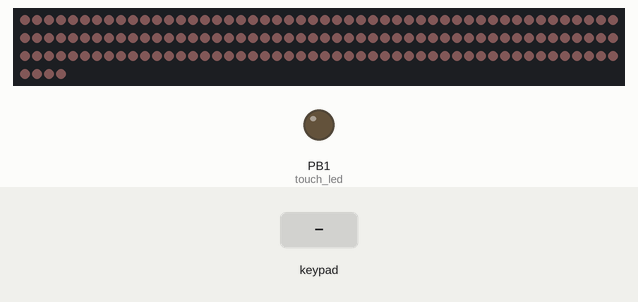
Simulated run of this sketch. Board: ATtiny85, built with avr-gcc and run on an emulated ATtiny85. Shown: 154 RGB LEDs in strip order, left to right, continuing on the next row, output pins drawn as LEDs (lit = HIGH). Dashed ring = blinking. Inputs (shaded band) come from the test bench. Dim RGB values are drawn brighter than linear; what the sketch prints to the serial monitor is not drawn.

Above: at 1.2 s.
1.3 s: key '0' pressed
At 1.38 s:
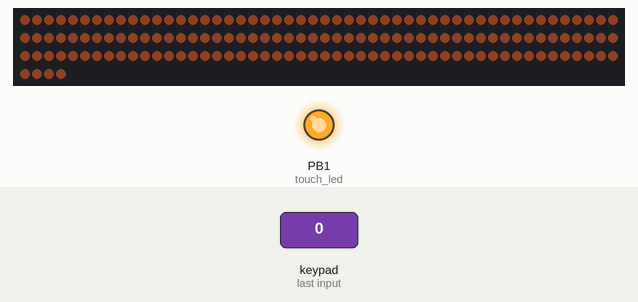
2.9 s: keypad keys 1 2 pressed 0.4 s apart
At 2.92 s:
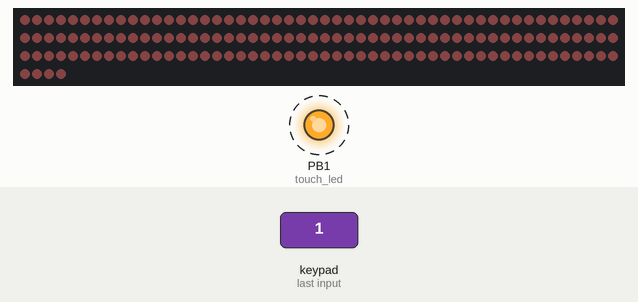
5.2 s: keypad keys 1 2 A pressed 0.4 s apart
At 6.41 s:
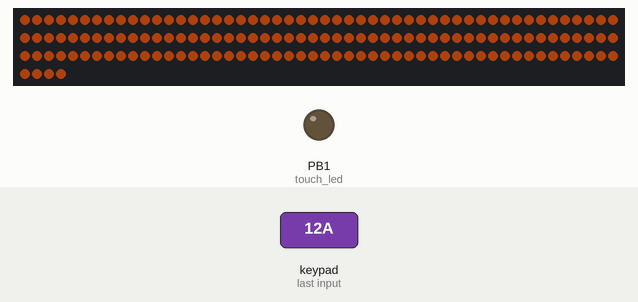
Timing chart, 0 to 8.2 s (numbered marks = the images above; inputs shaded):
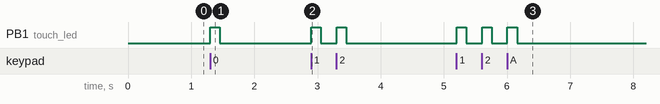

Measured:
- after the input at 1.3 s, PB1 (touch_led): LOW → HIGH at once, → LOW 0.15 s later; the LEDs: first change at once (image 1 shows a later state)
- after the input at 2.9 s, PB1 (touch_led): alternates HIGH for 0.15 s and LOW for 0.25 s, 4 changes in all, then stays LOW, starting at once; the LEDs: change at once (image 2)
- after the input at 5.2 s, PB1 (touch_led): alternates HIGH for 0.15 s and LOW for 0.25 s, 6 changes in all, then stays LOW, starting at once; the LEDs: first change at once (image 3 shows a later state)

The sketch:

teaser.ino
```cpp
// Adjust NUMPIXELS to change the number of pixels in the system.
// Adjust FADE_FREQ to change the fade duration (lower is slower).
// D7 pin is normally opened. D8 pin is normally closed.
// library used: https://www.arduino.cc/reference/en/libraries/adafruit-mpr121/ , https://www.arduino.cc/reference/en/libraries/adafruit-neopixel/

#include <Adafruit_NeoPixel.h>
#include <SPI.h>
#include <Wire.h>
#include "Adafruit_MPR121.h"

#ifdef __AVR__
  #include <avr/power.h>
#endif

#ifndef _BV
#define _BV(bit) (1 << (bit))
#endif

//NEOPIXELS
#define NEOPIXEL_PIN  6
#define NUMPIXELS     154 //ADJUST THIS: nr of pixels in the system
#define DELAYVAL      40
#define FADE_FREQ     0.2f //ADJUST THIS: higher number is faster fade
const uint8_t LVLTOUCH = 255;
const uint8_t LVLNOTOUCH = 0;
const uint8_t STEP = (LVLTOUCH-LVLNOTOUCH)*(DELAYVAL/(1000.0f/FADE_FREQ));
Adafruit_NeoPixel pixels(NUMPIXELS, NEOPIXEL_PIN, NEO_GRB + NEO_KHZ800);

//MPR121
#define SIG_NO 7
#define SIG_NC 8
//more info https://learn.adafruit.com/adafruit-mpr121-12-key-capacitive-touch-sensor-breakout-tutorial/wiring#load-demo-805448
#define TOUCH_TRSH 12U //uint_8 value; higher means less sensitive, i.e. it reads 1 when: filtered reading < baseline-TOUCH_TRSH
#define RELEASE_TRSH 6U //uint_8 value; higher means less sensitive, i.e. it reads 0 when: filtered reading > baseline+RELEASE_TRSH
Adafruit_MPR121 cap = Adafruit_MPR121();

// Keeps track of the last pins touched
// so we know when buttons are 'released'
uint16_t lasttouched = 0;
uint16_t currtouched = 0;

unsigned long pixel_zero_time = 1000.0/FADE_FREQ;
unsigned long last_time = 0;
unsigned long current_time = 0;
long br_raw = 0;

bool is_touching = false;

void setup() {
#if defined(__AVR_ATtiny85__) && (F_CPU == 16000000)
  clock_prescale_set(clock_div_1);
#endif

  //serial
  //Serial.begin(9600);
  while (!Serial) { // needed to keep leonardo/micro from starting too fast!
    delay(10);
  }

  //NEOPIXELS
  pixels.begin();
  pixels.fill(pixels.Color(LVLNOTOUCH,0,0),0,NUMPIXELS);
  pixels.show();

  //MPR121
  Serial.println("Adafruit MPR121 Capacitive Touch sensor test");

  // Default address is 0x5A, if tied to 3.3V its 0x5B
  // If tied to SDA its 0x5C and if SCL then 0x5D
  if (!cap.begin(0x5A,&Wire,TOUCH_TRSH,RELEASE_TRSH)) {
    Serial.println("MPR121 not found, check wiring?");
    while (1);
  }
  Serial.println("MPR121 found!");

  //debug
  pinMode(LED_BUILTIN, OUTPUT); //touch led
  pinMode(SIG_NC, OUTPUT);
  pinMode(SIG_NO, OUTPUT);
  digitalWrite(SIG_NC, HIGH);
  digitalWrite(SIG_NO, LOW);
}

void loop() {
  current_time = millis();
  read_sensor();
  run_pixels();
}

void read_sensor(){
  // Get the currently touched pads
  currtouched = cap.touched();

  for (uint8_t i=0; i<12; i++) {
    // it if *is* touched and *wasnt* touched before, alert!
    if ((currtouched & _BV(i)) && !(lasttouched & _BV(i)) ) {
      digitalWrite(LED_BUILTIN,HIGH);
      digitalWrite(SIG_NC, LOW);
      digitalWrite(SIG_NO, HIGH);
      is_touching = true;
      pixel_zero_time = current_time;
    }
    // if it *was* touched and now *isnt*, alert!
    if (!(currtouched & _BV(i)) && (lasttouched & _BV(i)) ) {
      digitalWrite(LED_BUILTIN,LOW);
      digitalWrite(SIG_NC, HIGH);
      digitalWrite(SIG_NO, LOW);
      is_touching = false;
      pixel_zero_time = current_time;
    }
  }

  // reset our state
  lasttouched = currtouched;
  return; // comment out this line for detailed data from the sensor!
  // debugging info, what
  Serial.print("\t\t\t\t\t\t\t\t\t\t\t\t\t 0x");
  Serial.println(cap.touched(), HEX);
  Serial.print("Filt: ");
  for (uint8_t i=0; i<12; i++) {
    Serial.print(cap.filteredData(i)); Serial.print("\t");
  }
  Serial.println();
  Serial.print("Base: ");
  for (uint8_t i=0; i<12; i++) {
    Serial.print(cap.baselineData(i)); Serial.print("\t");
  }
  Serial.println();

  // put a delay so it isn't overwhelming
  delay(100);
}

void run_pixels(){
  if (current_time-last_time>DELAYVAL)
  {
    last_time = current_time;
    if (is_touching){
      br_raw += STEP*4;
    }
    else{
      br_raw -= STEP;
    }

    if (br_raw>LVLTOUCH){
      br_raw = LVLTOUCH;
    }
    else if(br_raw<LVLNOTOUCH){
      br_raw = LVLNOTOUCH;
    }
    uint8_t act_br = br_raw;
    //pixels.clear();
    uint8_t cl_r = act_br;
    uint8_t cl_g = 2+(act_br / 3);
    uint8_t cl_b = 4;
    if (act_br<6){
      cl_r = 6;
      cl_g = 4;
      cl_b = 4;
    }

    pixels.fill(pixels.Color(cl_r,cl_g,cl_b),0,NUMPIXELS);
    //pixels.fill(pixels.Color(act_br,40,(255-act_br)*0.2),0,NUMPIXELS);

    pixels.show();
  }
}
```
